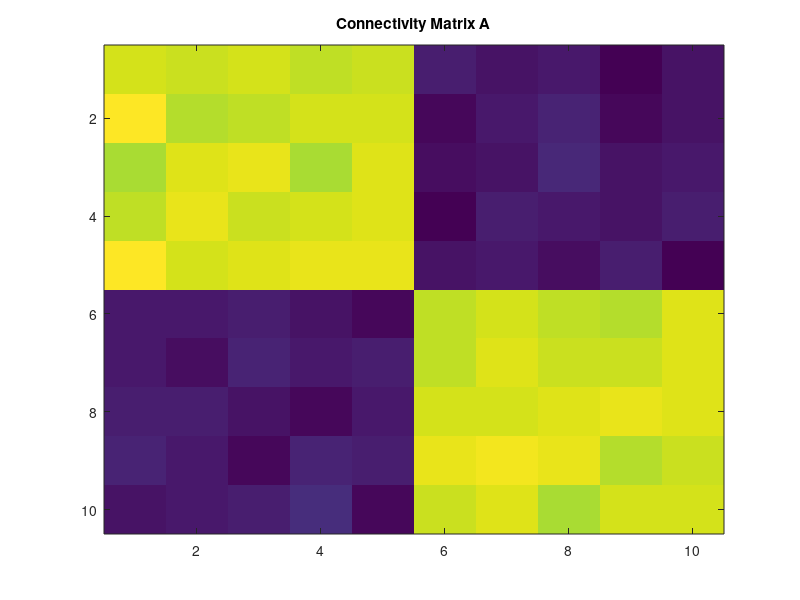

The MATLAB script that drew this image: (Note: this script raises an error after producing the figure.)

% Find Minimum Information Partition (MIP) in a multivariate autoregressive model, 
%   X^t = A*X^{t-1} + E,
% where A is a connectivity matrix and E is gaussian noise.

%% generate data
disp('Generating data...')

%%% construct connectivity matrix %%%
N = 10; % the number of elements
A = zeros(N); % A: connectivity matrix (block structured)
n_block = 2;
for i = 1:n_block
    indices_block = ((1+(i-1)*N/n_block):i*N/n_block)';
    A(indices_block, indices_block) = 1/N;
end
A = A + 0.01*randn(N)/sqrt(N);

h_A = figure;
imagesc(A)
drawnow
title('Connectivity Matrix A')

%%% generate random gaussian time series X %%%
T = 10^6;
X = zeros(N,T);
X(:,1) = randn(N,1);
for t=2: T
    E = randn(N,1);
    X(:,t) = A*X(:,t-1) + E;
end

%%% estimate covariance matrices %%%
% Note: If the sample size is small and the number of elements is large, the
% empirical estimators of covariance matrices below will be very unstable.
% see https://en.wikipedia.org/wiki/Estimation_of_covariance_matrices.

tau = 1; % time lag
t_range1 = 1: 1: T-tau;
t_range2 = 1+tau: 1: T;

X1 = X(:,t_range1);
X1 = bsxfun(@minus, X1, mean(X1,2)); % subtract mean
X2 = X(:,t_range2);
X2 = bsxfun(@minus, X2, mean(X2,2)); % subtract mean

Cov_X = X1*X1'/(T-tau-1); % equal-time covariance matrix at "PAST"
Cov_Y = X2*X2'/(T-tau-1); % equal-time covariance matrix at "PRESENT"
Cov_XY = X1*X2'/(T-tau-1); % time-lagged covariance matrix


%% find Minimum Information Partition (MIP)

% type_of_phi:
%    'MI1': Multi (Mutual) information, e.g., I(X_1; X_2). (IIT1.0)
%    'MI': Multi (Mutual) information, e.g., I(X_1, Y_1; X_2, Y_2)
%    'SI': phi_H, stochastic interaction
%    'star': phi_star, based on mismatched decoding
%    'Geo': phi_G, information geometry version
type_of_phi = 'SI';

%%% Exhaustive Search %%%
disp('Exhaustive Search...')
tic;
[Z_MIP, phi_MIP] = MIP_Exhaustive( type_of_phi, Cov_X, Cov_XY, Cov_Y );
t_Exhaustive = toc;
disp('Exhaustive Search finished.')
disp(['phi at the MIP: ', num2str(phi_MIP)])
disp(['the MIP: ', num2str(Z_MIP)])

%%% Queyeranne's algorithm %%%
disp('Queyranne''s algorithm...')
tic;
[Z_MIP_Q, phi_MIP_Q] = MIP_Queyranne( type_of_phi, Cov_X, Cov_XY, Cov_Y );
t_Queyeranne = toc;
disp('Queyranne''s algorithm finished.')
disp(['phi at the estimated MIP: ', num2str(phi_MIP_Q)])
disp(['the estimated MIP: ', num2str(Z_MIP_Q)])

%%% Replica Exchange Markov Chain Monte Carlo (REMCMC) %%%
options = [];
disp('REMCMC...')
tic;
[Z_MIP_REMCMC, phi_MIP_REMCMC, ...
    Energy_history, State_history, Exchange_history, T_history, wasConverged, NumCalls] = ...
    MIP_REMCMC( type_of_phi, options, Cov_X, Cov_XY, Cov_Y );
t_REMCMC = toc;
disp('REMCMC finished.')
disp(['phi at the estimated MIP: ', num2str(phi_MIP_REMCMC)])
disp(['the estimated MIP: ', num2str(Z_MIP_REMCMC)])

